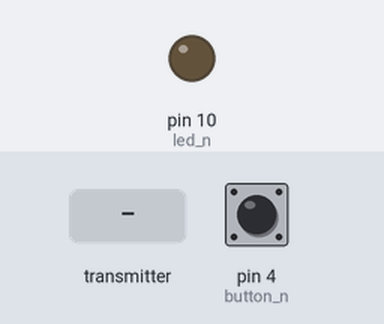
The sketch below on a simulated Arduino Nano, built with avr-gcc and run on an emulated ATmega328P. On the bench: output pins drawn as LEDs (lit = HIGH). The inputs (shaded band) are chosen by the test bench; at power-on: pin 4 (button_n) LOW. No radio packets arrive unless stated.

Above: at 1.2 s.
1.3 s: the transmitter starts sending buttonState_e = 1
At 2.4 s:
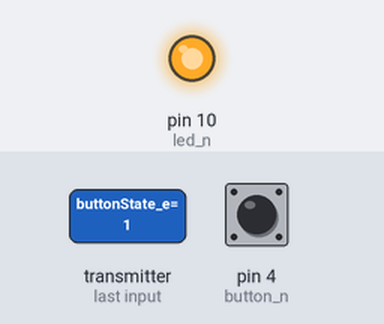
2.8 s: the transmitter starts sending buttonState_e = 0
At 3.8 s:
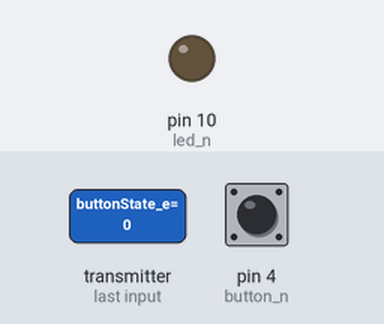
Timing chart, 0 to 5.8 s (numbered marks = the images above; inputs shaded):
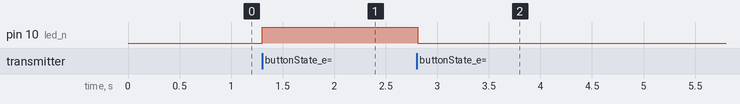

The sketch:

nano_Tx_Rx.ino
```cpp
//Nano(NodeA)
#include <SPI.h>
#include <nRF24L01.h>
#include <RF24.h>

#define led_n 10
#define button_n 4

RF24 radio(2, 3); // CE, CSN
const byte addresses[][6] = {"00001", "00002"};
boolean buttonState_n = 0;
boolean buttonState_e = 0;

void setup() {
  pinMode(led_n, OUTPUT);
  pinMode(button_n, INPUT);
  radio.begin();
  radio.openWritingPipe(addresses[0]); // 00001
  radio.openReadingPipe(1, addresses[1]); // 00002
  radio.setPALevel(RF24_PA_MIN);
  radio.startListening();
}

void loop() {
  radio.stopListening(); // Switch to TX mode
  buttonState_n = digitalRead(button_n);
  radio.write(&buttonState_n, sizeof(buttonState_n));

  radio.startListening(); // Switch to RX mode
  if (radio.available()) {
    radio.read(&buttonState_e, sizeof(buttonState_e));
    digitalWrite(led_n, buttonState_e);
  }
  delay(10);
}
```

Measured:
- after the input at 1.3 s, pin 10 (led_n): LOW → HIGH at once
- after the input at 2.8 s, pin 10 (led_n): HIGH → LOW at once
